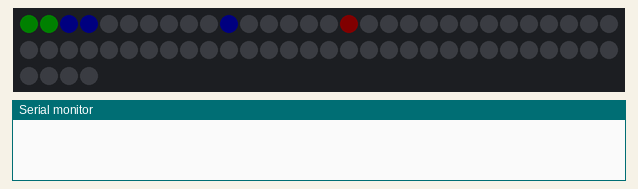
Simulated run of this sketch. Board: Arduino Uno, built with avr-gcc and run on an emulated ATmega328P. Parts: 64 RGB LEDs in strip order, left to right, continuing on the next row, the last lines printed to the serial monitor. Dim RGB values are drawn brighter than linear; random numbers use the default seed unless the sketch sets one.

Above: at 0.1 s.
At 15.4 s:
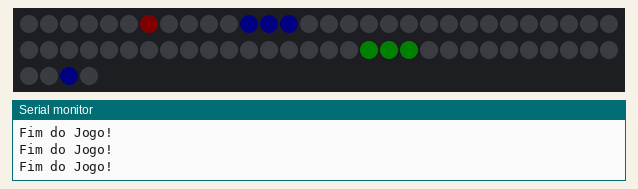
At 22.9 s:
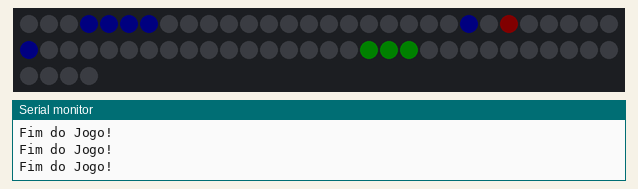
At 28.2 s:
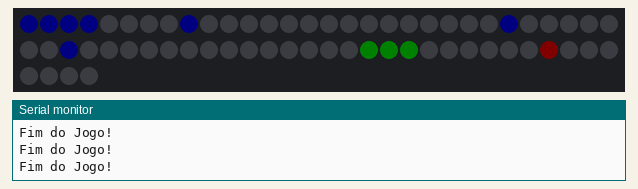
At 30.4 s:
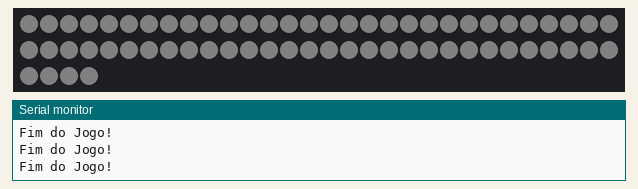
At 38.7 s:
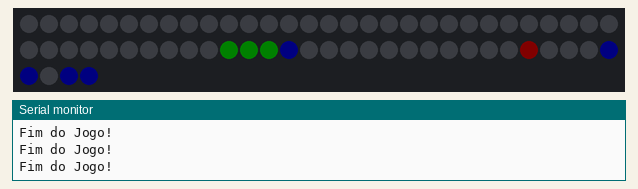

The sketch:

codigo_finak_snake2.ino
```cpp
#include <Adafruit_NeoPixel.h>

// Configuração inicial
#define PIN 6
#define LED_COUNT 64
#define BRIGHTNESS 5

Adafruit_NeoPixel strip(LED_COUNT, PIN, NEO_GRB + NEO_KHZ800);

int snake1[64], snake2[64];
int snakeLength1 = 0, snakeLength2 = 3;
int food = -1;
int direction1, direction2;  // Direções aleatórias para as cobras

void setup() {
    Serial.begin(9600);  // Inicia comunicação serial
    strip.begin();
    strip.show();
    strip.setBrightness(BRIGHTNESS);
    randomSeed(analogRead(0));

    resetGame();
}

void loop() {
    updateDirection(snake1, direction1, food);
    updateDirection(snake2, direction2, food);

  //moveSnake(snake1, snakeLength1, direction1);
    moveSnake(snake2, snakeLength2, direction2);

    if (checkCollision()) {
        Serial.println("Fim do Jogo!");  // Exibe mensagem no monitor serial
        blinkLEDs();  // Pisca os LEDs uma vez
        resetGame();
        return;
    }

    drawSnakes();
    delay(750);  // Velocidade mais lenta
}

// Funções auxiliares
void spawnFood() {
    do {
        food = random(0, LED_COUNT);
    } while (isOccupied(food, snake1, snakeLength1) || isOccupied(food, snake2, snakeLength2));
    strip.setPixelColor(food, strip.Color(255, 0, 0));
    strip.show();
}

bool isOccupied(int position, int snake[], int length) {
    for (int i = 0; i < length; i++) {
        if (snake[i] == position) return true;
    }
    return false;
}

void updateDirection(int snake[], int &direction, int food) {
    int snakeX = snake[0] % 8;  // Coordenada X da cabeça da cobra
    int snakeY = snake[0] / 8;  // Coordenada Y da cabeça da cobra
    int foodX = food % 8;       // Coordenada X da comida
    int foodY = food / 8;       // Coordenada Y da comida

    // Priorizar o movimento na direção do alimento
    if (snakeX < foodX && direction != 0) direction = 2;  // Move para a direita
    else if (snakeX > foodX && direction != 2) direction = 0;  // Move para a esquerda
    else if (snakeY < foodY && direction != 1) direction = 3;  // Move para baixo
    else if (snakeY > foodY && direction != 3) direction = 1;  // Move para cima
}

void moveSnake(int snake[], int &length, int direction) {
    int next = nextPosition(snake[0], direction);
    if (next == food) {
        length++;
        spawnFood();
    } else {
        for (int i = length - 1; i > 0; i--) {
            snake[i] = snake[i - 1];
        }
    }
    snake[0] = next;
}

int nextPosition(int current, int direction) {
    switch (direction) {
        case 0: return (current % 8 == 0) ? current + 7 : current - 1;
        case 1: return (current < 8) ? current + 56 : current - 8;
        case 2: return (current % 8 == 7) ? current - 7 : current + 1;
        case 3: return (current >= 56) ? current - 56 : current + 8;
    }
    return current;
}

bool checkCollision() {
    // Verifica colisão com os próprios corpos
    for (int i = 1; i < snakeLength1; i++) {
        if (snake1[0] == snake1[i]) return true;
    }
    for (int i = 1; i < snakeLength2; i++) {
        if (snake2[0] == snake2[i]) return true;
    }

    // Verifica colisão entre as cobras
    for (int i = 0; i < snakeLength1; i++) {
        if (snake1[i] == snake2[0]) return true;
    }
    for (int i = 0; i < snakeLength2; i++) {
        if (snake2[i] == snake1[0]) return true;
    }

    return false;
}

void resetGame() {
    // Inicializa a cobra 1 em posição aleatória
    snakeLength1 = 3;
    snake1[0] = random(0, LED_COUNT);
    snake1[1] = (snake1[0] + 1) % LED_COUNT;
    snake1[2] = (snake1[0] + 2) % LED_COUNT;
    direction1 = random(0, 4);  // Direção aleatória entre 0 e 3

    // Inicializa a cobra 2 em posição aleatória
    snakeLength2 = 3;
    snake2[0] = random(0, LED_COUNT);
    snake2[1] = (snake2[0] + 1) % LED_COUNT;
    snake2[2] = (snake2[0] + 2) % LED_COUNT;
    direction2 = random(0, 4);  // Direção aleatória entre 0 e 3

    spawnFood();
}

void drawSnakes() {
    strip.clear();
    for (int i = 0; i < snakeLength1; i++) {
        strip.setPixelColor(snake1[i], strip.Color(0, 255, 0));  // Cobra 1 em verde
    }
    for (int i = 0; i < snakeLength2; i++) {
        strip.setPixelColor(snake2[i], strip.Color(0, 0, 255));  // Cobra 2 em azul
    }
    strip.setPixelColor(food, strip.Color(255, 0, 0));  // Comida em vermelho
    strip.show();
}

void blinkLEDs() {
    strip.clear();
    strip.show();
    delay(700);
    strip.fill(strip.Color(255, 255, 255));  // Acende todos os LEDs
    strip.show();
    delay(700);  // Pisca apenas uma vez
}
```
